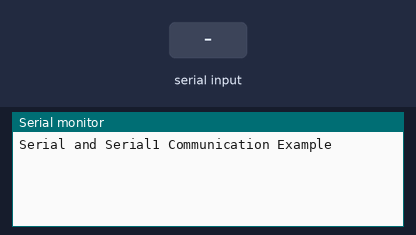
Recording of a sketch running on a simulated Arduino Mega 2560, built with avr-gcc and run on an emulated ATmega2560. On the bench: the last lines printed to the serial monitor. The test bench sets the inputs (shaded band).

Above: at 2.2 s.
2.3 s: "1" received over the second serial link
At 3.5 s:
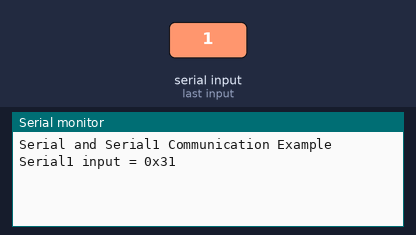
3.8 s: "0" received over the second serial link
At 4.9 s:
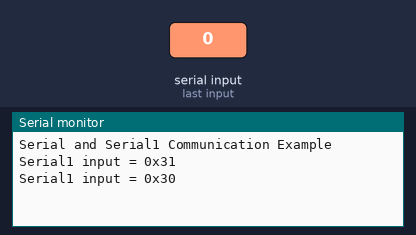

The sketch:

Two_SerialComm.ino
```cpp
#include <Arduino.h>
#include <SPI.h>

void setup() {
  // Initialize Serial (USB)
  Serial.begin(115200);
  while (!Serial) {
    ;  // Wait for Serial to be ready
  }

  // Initialize Serial1
  Serial1.begin(115200);

  delay(1000);
  Serial.println("Serial and Serial1 Communication Example");
}

void loop() {
  char str[80];

  // Read data from Serial and send it to Serial1
  while (Serial.available() > 0) {
    int incomingByte = Serial.read();
    if (incomingByte != -1) {
      Serial1.write(incomingByte);
    }
  }

  // Read data from Serial1 and send it to Serial
  while (Serial1.available() > 0) {
    int incomingByte = Serial1.read();
    if (incomingByte != -1) {
      sprintf(str, "Serial1 input = 0x%0X\r\n", incomingByte);
      Serial.print(str);
    }
  }
}
```

Measured:
- after the input at 2.3 s, the serial monitor: prints a new line at once (image 1)
- after the input at 3.8 s, the serial monitor: prints a new line at once (image 2)
